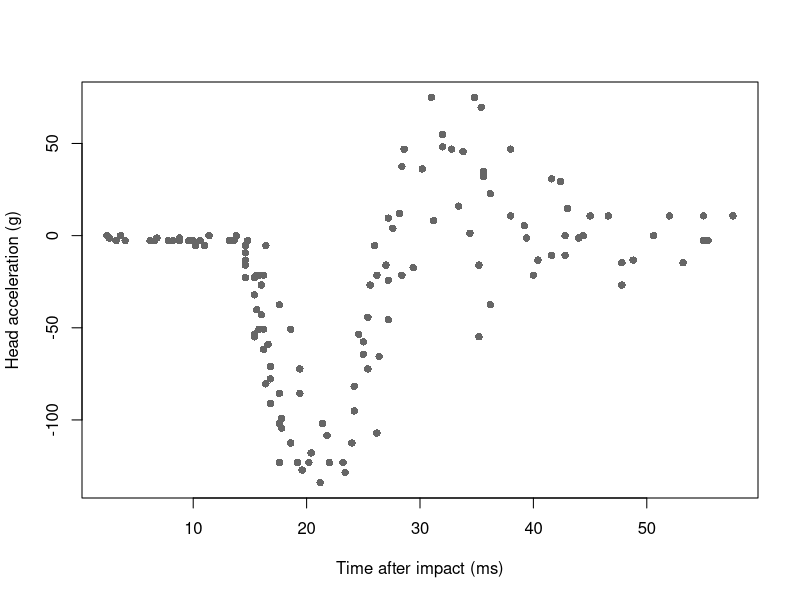
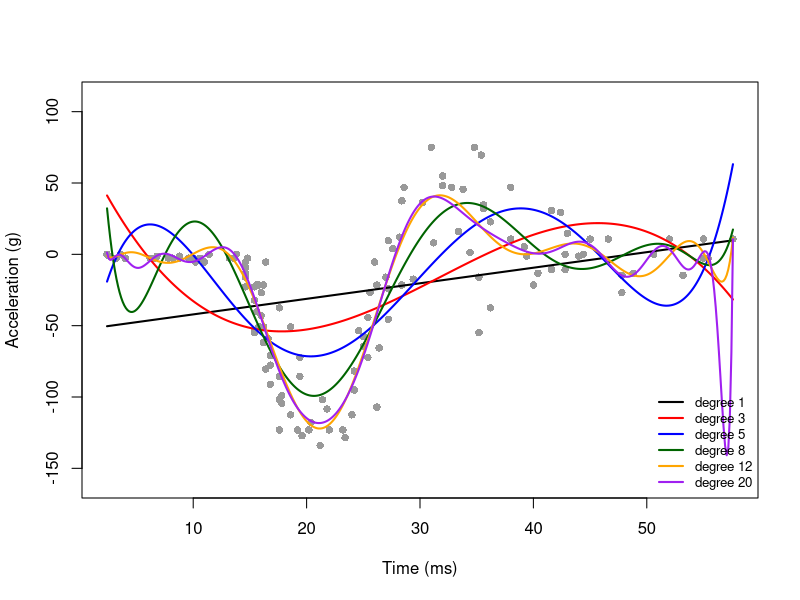

Reproduce these figures in R, in order.
## ---- chunk 1
knitr::opts_chunk$set(echo = TRUE, message = FALSE, warning = FALSE,
                      fig.width = 7, fig.height = 4.2)
## ---- chunk 2
library(MASS)
data(mcycle)
x <- mcycle$times
y <- mcycle$accel
n <- length(y)
c(n = n, distinct_times = length(unique(x)))
plot(accel ~ times, data = mcycle, pch = 16, col = "grey40",
     xlab = "Time after impact (ms)", ylab = "Head acceleration (g)")
## ---- chunk 3
degrees <- c(1, 3, 5, 8, 12, 20)
fits <- lapply(degrees, function(q) lm(accel ~ poly(times, q), data = mcycle))
data.frame(degree = degrees,
           RSS = sapply(fits, function(f) round(sum(resid(f)^2))),
           R2 = sapply(fits, function(f) round(summary(f)$r.squared, 3)),
           AIC = sapply(fits, function(f) round(AIC(f), 1)))
## ---- chunk 4
grid <- data.frame(times = seq(min(x), max(x), length.out = 400))
plot(accel ~ times, data = mcycle, pch = 16, col = "grey60",
     ylim = c(-160, 110), xlab = "Time (ms)", ylab = "Acceleration (g)")
cols <- c("black", "red", "blue", "darkgreen", "orange", "purple")
for (k in seq_along(degrees)) {
  lines(grid$times, predict(fits[[k]], grid), col = cols[k], lwd = 2)
}
legend("bottomright", legend = paste("degree", degrees), col = cols,
       lwd = 2, bty = "n", cex = 0.8)
## ---- chunk 5
kappa_raw <- sapply(c(3, 5, 8, 10, 12), function(q) kappa(outer(x, 0:q, `^`), exact = TRUE))
signif(kappa_raw, 3)
fit_raw15 <- lm(accel ~ poly(times, 15, raw = TRUE), data = mcycle)
sum(is.na(coef(fit_raw15)))   # coefficients lm() could not estimate
## ---- chunk 6
Q <- poly(x, 3)
round(crossprod(Q), 12)     # identity: orthonormal columns
round(colMeans(Q), 12)      # mean zero, so also uncorrelated
## ---- chunk 7
Xraw <- cbind(1, x, x^2, x^3)
A <- solve(crossprod(Xraw), crossprod(Xraw, cbind(1, Q)))  # solves Xraw A = [1, Q]
max(abs(Xraw %*% A - cbind(1, Q)))                           # zero up to rounding
fit_orth <- lm(y ~ poly(x, 3))
fit_raw  <- lm(y ~ poly(x, 3, raw = TRUE))
cbind(converted = drop(A %*% coef(fit_orth)), raw_fit = coef(fit_raw))
max(abs(fitted(fit_orth) - fitted(fit_raw)))                 # same fitted curve
## ---- chunk 8
set.seed(2027)
folds <- sample(rep(1:5, length.out = n))
cv_degree <- function(q, folds) {
  sse <- 0
  for (k in unique(folds)) {
    train <- folds != k
    m <- lm(accel ~ poly(times, q), data = mcycle[train, ])
    sse <- sse + sum((mcycle$accel[!train] - predict(m, mcycle[!train, ]))^2)
  }
  sse / n
}
cv <- sapply(1:15, cv_degree, folds = folds)
round(cv, 1)
which.min(cv)
